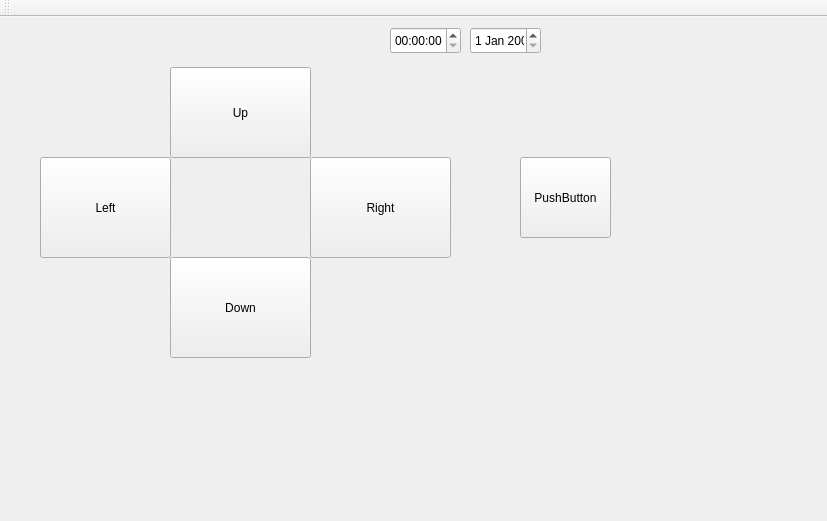
<?xml version="1.0" encoding="UTF-8"?>
<ui version="4.0">
 <class>GamePad</class>
 <widget class="QMainWindow" name="GamePad">
  <property name="geometry">
   <rect>
    <x>0</x>
    <y>0</y>
    <width>827</width>
    <height>521</height>
   </rect>
  </property>
  <property name="windowTitle">
   <string>GamePad</string>
  </property>
  <widget class="QWidget" name="centralWidget">
   <widget class="QDateEdit" name="dateEdit">
    <property name="geometry">
     <rect>
      <x>470</x>
      <y>10</y>
      <width>71</width>
      <height>27</height>
     </rect>
    </property>
   </widget>
   <widget class="QPushButton" name="Right">
    <property name="geometry">
     <rect>
      <x>310</x>
      <y>140</y>
      <width>141</width>
      <height>101</height>
     </rect>
    </property>
    <property name="text">
     <string>Right</string>
    </property>
    <attribute name="buttonGroup">
     <string notr="true">buttonGroup</string>
    </attribute>
   </widget>
   <widget class="QPushButton" name="Down">
    <property name="geometry">
     <rect>
      <x>170</x>
      <y>240</y>
      <width>141</width>
      <height>101</height>
     </rect>
    </property>
    <property name="text">
     <string>Down</string>
    </property>
    <attribute name="buttonGroup">
     <string notr="true">buttonGroup</string>
    </attribute>
   </widget>
   <widget class="QPushButton" name="Left">
    <property name="geometry">
     <rect>
      <x>40</x>
      <y>140</y>
      <width>131</width>
      <height>101</height>
     </rect>
    </property>
    <property name="text">
     <string>Left</string>
    </property>
    <attribute name="buttonGroup">
     <string notr="true">buttonGroup</string>
    </attribute>
   </widget>
   <widget class="QPushButton" name="Up">
    <property name="geometry">
     <rect>
      <x>170</x>
      <y>50</y>
      <width>141</width>
      <height>91</height>
     </rect>
    </property>
    <property name="text">
     <string>Up</string>
    </property>
    <attribute name="buttonGroup">
     <string notr="true">buttonGroup</string>
    </attribute>
   </widget>
   <widget class="QPushButton" name="pushButton_6">
    <property name="geometry">
     <rect>
      <x>520</x>
      <y>140</y>
      <width>91</width>
      <height>81</height>
     </rect>
    </property>
    <property name="text">
     <string>PushButton</string>
    </property>
   </widget>
   <widget class="QTimeEdit" name="timeEdit">
    <property name="geometry">
     <rect>
      <x>390</x>
      <y>10</y>
      <width>71</width>
      <height>27</height>
     </rect>
    </property>
   </widget>
   <widget class="QLabel" name="button_check">
    <property name="geometry">
     <rect>
      <x>340</x>
      <y>80</y>
      <width>151</width>
      <height>41</height>
     </rect>
    </property>
    <property name="text">
     <string/>
    </property>
   </widget>
   <widget class="QLabel" name="label">
    <property name="geometry">
     <rect>
      <x>10</x>
      <y>0</y>
      <width>151</width>
      <height>131</height>
     </rect>
    </property>
    <property name="text">
     <string/>
    </property>
   </widget>
  </widget>
  <widget class="QToolBar" name="mainToolBar">
   <attribute name="toolBarArea">
    <enum>TopToolBarArea</enum>
   </attribute>
   <attribute name="toolBarBreak">
    <bool>false</bool>
   </attribute>
  </widget>
 </widget>
 <layoutdefault spacing="6" margin="11"/>
 <resources/>
 <connections>
  <connection>
   <sender>Up</sender>
   <signal>clicked()</signal>
   <receiver>GamePad</receiver>
   <slot>Up()</slot>
   <hints>
    <hint type="sourcelabel">
     <x>190</x>
     <y>99</y>
    </hint>
    <hint type="destinationlabel">
     <x>257</x>
     <y>107</y>
    </hint>
   </hints>
  </connection>
  <connection>
   <sender>Left</sender>
   <signal>clicked()</signal>
   <receiver>GamePad</receiver>
   <slot>Left()</slot>
   <hints>
    <hint type="sourcelabel">
     <x>56</x>
     <y>209</y>
    </hint>
    <hint type="destinationlabel">
     <x>53</x>
     <y>124</y>
    </hint>
   </hints>
  </connection>
  <connection>
   <sender>Right</sender>
   <signal>clicked()</signal>
   <receiver>GamePad</receiver>
   <slot>Down()</slot>
   <hints>
    <hint type="sourcelabel">
     <x>358</x>
     <y>179</y>
    </hint>
    <hint type="destinationlabel">
     <x>164</x>
     <y>248</y>
    </hint>
   </hints>
  </connection>
  <connection>
   <sender>Down</sender>
   <signal>clicked()</signal>
   <receiver>GamePad</receiver>
   <slot>Right()</slot>
   <hints>
    <hint type="sourcelabel">
     <x>193</x>
     <y>259</y>
    </hint>
    <hint type="destinationlabel">
     <x>373</x>
     <y>222</y>
    </hint>
   </hints>
  </connection>
  <connection>
   <sender>Up</sender>
   <signal>clicked()</signal>
   <receiver>timeEdit</receiver>
   <slot>stepUp()</slot>
   <hints>
    <hint type="sourcelabel">
     <x>241</x>
     <y>90</y>
    </hint>
    <hint type="destinationlabel">
     <x>441</x>
     <y>34</y>
    </hint>
   </hints>
  </connection>
  <connection>
   <sender>Down</sender>
   <signal>clicked()</signal>
   <receiver>timeEdit</receiver>
   <slot>stepDown()</slot>
   <hints>
    <hint type="sourcelabel">
     <x>249</x>
     <y>318</y>
    </hint>
    <hint type="destinationlabel">
     <x>423</x>
     <y>42</y>
    </hint>
   </hints>
  </connection>
  <connection>
   <sender>Left</sender>
   <signal>clicked()</signal>
   <receiver>dateEdit</receiver>
   <slot>stepUp()</slot>
   <hints>
    <hint type="sourcelabel">
     <x>118</x>
     <y>202</y>
    </hint>
    <hint type="destinationlabel">
     <x>505</x>
     <y>39</y>
    </hint>
   </hints>
  </connection>
  <connection>
   <sender>Right</sender>
   <signal>clicked()</signal>
   <receiver>dateEdit</receiver>
   <slot>stepDown()</slot>
   <hints>
    <hint type="sourcelabel">
     <x>383</x>
     <y>164</y>
    </hint>
    <hint type="destinationlabel">
     <x>529</x>
     <y>38</y>
    </hint>
   </hints>
  </connection>
  <connection>
   <sender>pushButton_6</sender>
   <signal>clicked()</signal>
   <receiver>GamePad</receiver>
   <slot>PlayAudio()</slot>
   <hints>
    <hint type="sourcelabel">
     <x>578</x>
     <y>192</y>
    </hint>
    <hint type="destinationlabel">
     <x>568</x>
     <y>310</y>
    </hint>
   </hints>
  </connection>
 </connections>
 <slots>
  <slot>Up()</slot>
  <slot>Down()</slot>
  <slot>Left()</slot>
  <slot>Right()</slot>
  <slot>PlayAudio()</slot>
 </slots>
 <buttongroups>
  <buttongroup name="buttonGroup"/>
 </buttongroups>
</ui>
